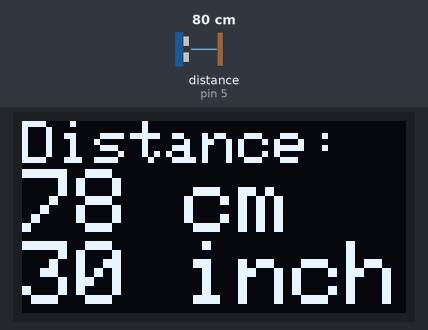
This sketch was run on a simulated Arduino Uno, built with avr-gcc and run on an emulated ATmega328P. Parts: 128×64 one-colour display. Wiring (inferred from the names in the program): ultrasonic range finder: trigger pin 6; echo pin 5. Inputs (shaded band) come from the test bench; at power-on: distance to the obstacle (sensor on pin 5) 80 cm. The echo pulse lasts 58.3 µs per cm.

Above: at 3.2 s.
3.3 s: distance to the obstacle (sensor on pin 5) set to 2 cm
At 4.5 s:
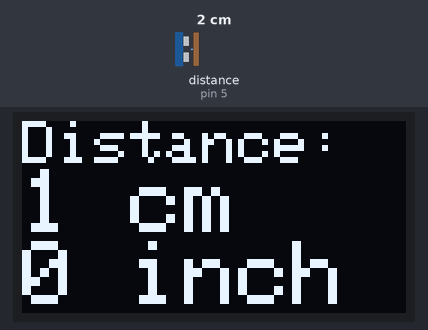
4.8 s: distance to the obstacle (sensor on pin 5) set to 4 cm
At 6.0 s:
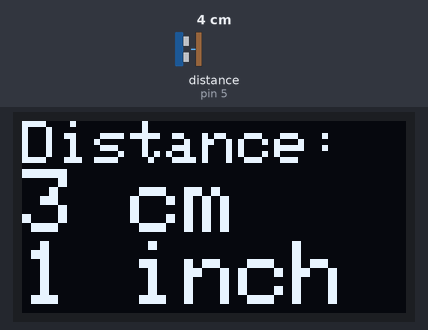
6.3 s: distance to the obstacle (sensor on pin 5) set to 9 cm
At 7.3 s:
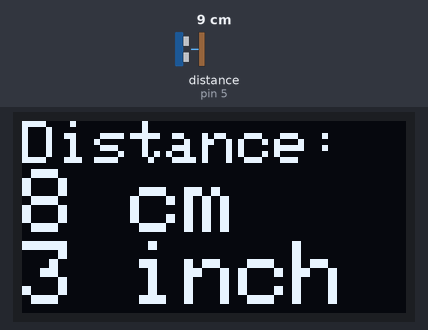
Timing chart, 0 to 9.3 s (numbered marks = the images above; inputs shaded):
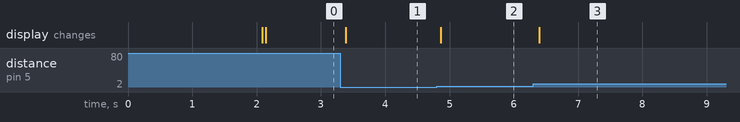

The sketch:

arduino-ultrasonic-distance+OLED-display.ino
```cpp
/*********
  CCA Hybrid Lab HC-SR04 + OLED SSD1306 Display Demo
  by Romy Aboudarham
*********/

#include <Wire.h>
#include <Adafruit_GFX.h>
#include <Adafruit_SSD1306.h>

#define SCREEN_WIDTH 128 // OLED display width, in pixels
#define SCREEN_HEIGHT 64 // OLED display height, in pixels

// Distance Sensor
const int trigPin = 6;
const int echoPin = 5;
long duration;
int distanceInch;
int distanceCm;

// Declaration for an SSD1306 display connected to I2C (SDA, SCL pins)
Adafruit_SSD1306 display(SCREEN_WIDTH, SCREEN_HEIGHT, &Wire, -1);

void setup() {
  Serial.begin(9600);

  // Distance sensor setup
  pinMode(trigPin, OUTPUT);
	pinMode(echoPin, INPUT);

  // OLED setup
  if(!display.begin(SSD1306_SWITCHCAPVCC, 0x3C)) { // Address 0x3D for 128x64
    Serial.println(F("SSD1306 allocation failed"));
    for(;;);
  }
  delay(2000);
  display.clearDisplay();
}

void loop() {
  // Distance Sensor Data
	digitalWrite(trigPin, LOW);
	delayMicroseconds(2);
	digitalWrite(trigPin, HIGH);
	delayMicroseconds(10);
	digitalWrite(trigPin, LOW);
	duration = pulseIn(echoPin, HIGH);
	distanceInch = duration * 0.0133 / 2;
  distanceCm = duration * 0.034 / 2;

  // Print distance to display
  display.clearDisplay();

  display.setTextSize(2);
  display.setTextColor(WHITE);
  display.setCursor(0, 0); // start of yellow section
  display.println("Distance:");

  display.setTextSize(3);
  display.setCursor(0, 16); // start of blue section
  display.print(distanceCm);
  display.print(" cm");
  delay(10);
  display.setCursor(0, 40);
  display.print(distanceInch);
  display.print(" inch");
  delay(10);

  display.display();
}
```

Measured:
- after the input at 3.3 s, the display: changes after 0.08 s (image 1)
- after the input at 4.8 s, the display: changes after 0.06 s (image 2)
- after the input at 6.3 s, the display: changes after 0.10 s (image 3)
